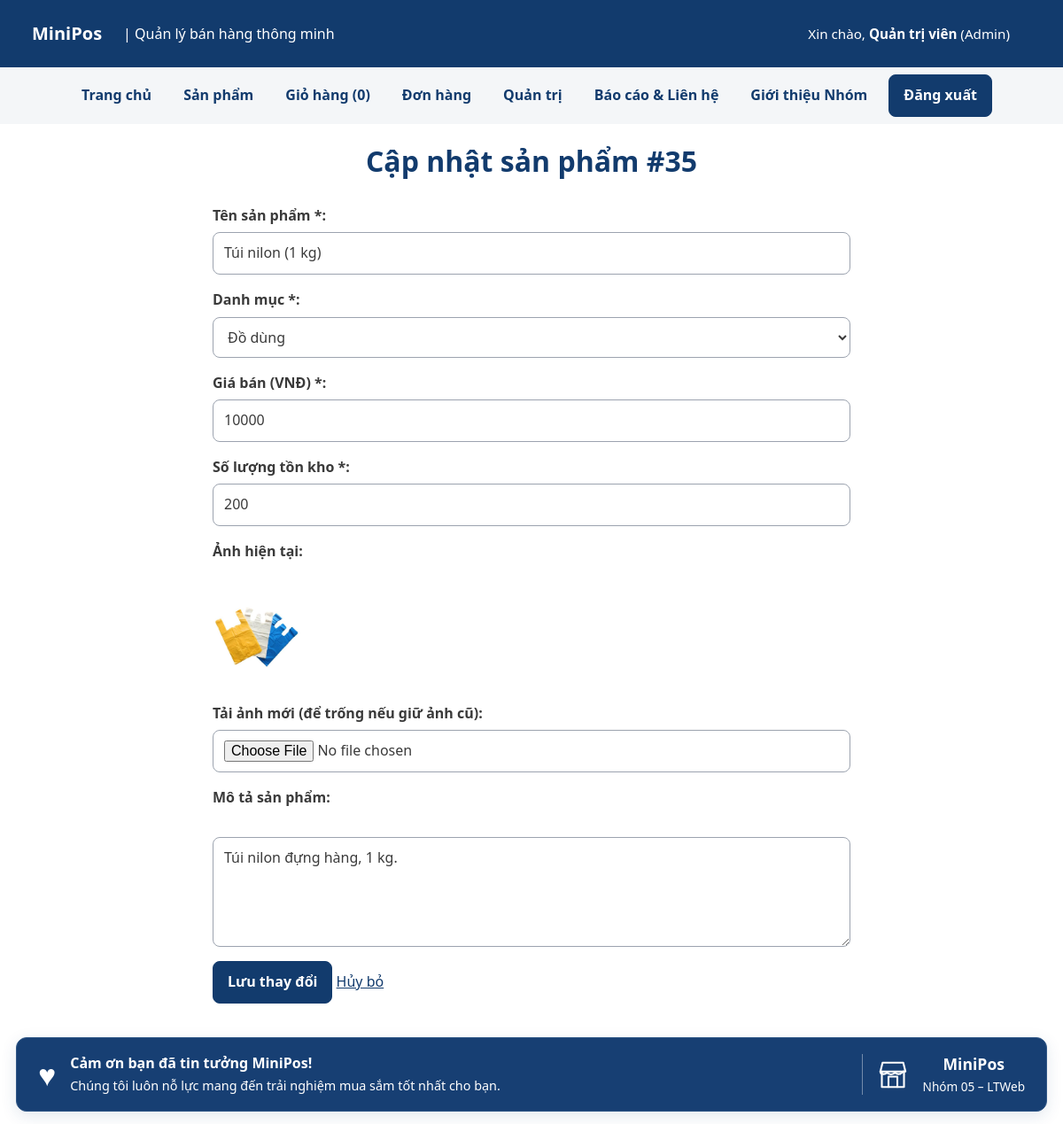
Page /sua-san-pham.php?id=35 (signed in) on the committed database.
### tables this page shows
CREATE TABLE nguoi_dung (
    id       INT UNSIGNED AUTO_INCREMENT PRIMARY KEY,
    email    VARCHAR(100) NOT NULL,
    ho_ten   VARCHAR(100) NOT NULL,
    mat_khau VARCHAR(255) NOT NULL,
    vai_tro  ENUM('quan_tri', 'nhan_vien') NOT NULL DEFAULT 'nhan_vien',
    ngay_tao DATETIME NOT NULL DEFAULT CURRENT_TIMESTAMP,
    UNIQUE KEY uq_nguoi_dung_email (email)
);

CREATE TABLE san_pham (
    id          INT UNSIGNED AUTO_INCREMENT PRIMARY KEY,
    danh_muc_id INT UNSIGNED NOT NULL,
    ten         VARCHAR(200) NOT NULL,
    gia         INT UNSIGNED NOT NULL CHECK (gia >= 1000),       
    ton_kho     INT UNSIGNED NOT NULL DEFAULT 0,
    anh         VARCHAR(255) NULL,                               
    mo_ta       TEXT NULL,
    ngay_tao    DATETIME NOT NULL DEFAULT CURRENT_TIMESTAMP,
    CONSTRAINT fk_san_pham_danh_muc
        FOREIGN KEY (danh_muc_id) REFERENCES danh_muc(id)
);

CREATE TABLE danh_muc (
    id   INT UNSIGNED AUTO_INCREMENT PRIMARY KEY,
    ten  VARCHAR(100) NOT NULL,
    slug VARCHAR(100) NOT NULL,
    UNIQUE KEY uq_danh_muc_slug (slug)
);

### inc/ham.php (called while the page is built, shortened)
<?php
function e(string|int|float|null $giaTri): string
{
    return htmlspecialchars(
        (string) $giaTri,
        ENT_QUOTES | ENT_SUBSTITUTE,
        'UTF-8'
    );
}

### inc/xac-thuc.php (called while the page is built, shortened)
<?php
function nguoiDung(): ?array
{
    $uid = $_SESSION['uid'] ?? null;
    static $user = null;
    if ($user === null) {
        $khoNguoiDung = new \App\Data\KhoNguoiDung(db());
        $user = $khoNguoiDung->timTheoId($uid);
    }
    return $user;
}
function yeuCauDangNhap(): array
{
    $user = nguoiDung();
    return $user;
}
function yeuCauQuyen(string $vaiTro): array
{
    $user = yeuCauDangNhap();
    return $user;
}

### inc/db.php (called while the page is built, shortened)
<?php
function db(): PDO
{
    static $pdo = null;
    if ($pdo === null) {
        $host = getenv('DB_HOST') ?: '127.0.0.1;port=3307';
        $ten  = getenv('DB_NAME') ?: 'ltweb_nhom05';
        $user = getenv('DB_USER') ?: 'sang';
        $pass = getenv('DB_PASS') !== false ? (string) getenv('DB_PASS') : '1';
        $pdo = new PDO(
            "mysql:host=$host;dbname=$ten;charset=utf8mb4",
            $user,
            $pass,
            [
                PDO::ATTR_ERRMODE            => PDO::ERRMODE_EXCEPTION,
                PDO::ATTR_DEFAULT_FETCH_MODE => PDO::FETCH_ASSOC,
                PDO::ATTR_EMULATE_PREPARES   => false,
            ]
        );
    }
    return $pdo;
}

### src/Data/KhoNguoiDung.php (called while the page is built, shortened)
<?php
final class KhoNguoiDung
{
    public function timTheoId(int $id): ?array
    {
        $st = $this->db->prepare(
            'SELECT id, email, ho_ten, vai_tro FROM nguoi_dung WHERE id = ?'
        );
        $st->execute([$id]);
        $dong = $st->fetch();
        return $dong ?: null;
    }
}

### src/Services/GioHang.php (called while the page is built, shortened)
<?php
final class GioHang
{
    public function demSoLuong(): int
    {
        return array_sum(
            array_map(
                'intval',
                $_SESSION[self::KHOA_SESSION]
            )
        );
    }
}

### src/Data/KhoSanPham.php (called while the page is built, shortened)
<?php
final class KhoSanPham
{
    public function timTheoId(int|string $id): ?SanPham
    {
        $so = $this->laySoNguyenDuong($id);
        $st = $this->db->prepare(self::SELECT . ' WHERE sp.id = ?');
        $st->execute([$so]);
        $dong = $st->fetch();
        return $dong ? SanPham::tuMang($dong) : null;
    }
    private function laySoNguyenDuong(int|string $id): ?int
    {
        $so = filter_var($id, FILTER_VALIDATE_INT, ['options' => ['min_range' => 1]]);
        return $so === false ? null : $so;
    }
}

### src/Models/SanPham.php (called while the page is built, shortened)
<?php
final class SanPham implements JsonSerializable
{
    public static function tuMang(array $d): self
    {
        return new self(
            (int) $d['id'],
            (string) $d['ten'],
            (int) $d['gia'],
            (string) ($d['danh_muc_ten'] ?? ''),
            (int) $d['ton_kho'],
            (string) ($d['anh'] ?? ''),
            (int) ($d['danh_muc_id'] ?? 0),
            (string) ($d['mo_ta'] ?? ''),
            (string) ($d['ngay_tao'] ?? '')
        );
    }
    public function getTen(): string
    {
        return $this->ten;
    }
    public function getGia(): int
    {
        return $this->gia;
    }
    public function getDanhMucId(): int
    {
        return $this->danhMucId;
    }
    public function getTonKho(): int
    {
        return $this->tonKho;
    }
    public function getAnh(): string
    {
        return $this->anh;
    }
    public function getMoTa(): string
    {
        return $this->moTa;
    }
}

### src/Data/KhoDanhMuc.php (called while the page is built, shortened)
<?php
final class KhoDanhMuc
{
    public function tatCa(): array
    {
        $st = $this->db->query(
            'SELECT dm.id, dm.ten, dm.slug, COUNT(sp.id) AS so_san_pham
               FROM danh_muc dm
          LEFT JOIN san_pham sp ON sp.danh_muc_id = dm.id
           GROUP BY dm.id, dm.ten, dm.slug
           ORDER BY dm.ten'
        );
        return $st->fetchAll();
    }
}

### sua-san-pham.php (the view, shortened to what this page needs)
<?php
yeuCauQuyen('quan_tri');
$spId = filter_var($_GET['id'] ?? null, FILTER_VALIDATE_INT);
$khoSanPham = new \App\Data\KhoSanPham(db());
$sanPham    = $khoSanPham->timTheoId($spId);
$khoDanhMuc  = new \App\Data\KhoDanhMuc(db());
$danhMucList = $khoDanhMuc->tatCa();
$old = [
    'ten'         => $sanPham->getTen(),
    'danh_muc_id' => (string) $sanPham->getDanhMucId(),
    'gia'         => (string) $sanPham->getGia(),
    'ton_kho'     => (string) $sanPham->getTonKho(),
    'mo_ta'       => $sanPham->getMoTa(),
];
require __DIR__ . '/inc/header.php';
?>
<main class="bao">
    <h1>Cập nhật sản phẩm #<?= e($spId) ?></h1>
    <form action="sua-san-pham.php?id=<?= e($spId) ?>" method="post" enctype="multipart/form-data" novalidate>
        <p>
            <label for="ten">Tên sản phẩm *:</label>
            <input type="text" id="ten" name="ten" value="<?= e($old['ten']) ?>" required>
        </p>
        <p>
            <label for="danh_muc_id">Danh mục *:</label>
            <select id="danh_muc_id" name="danh_muc_id" required>
                <?php foreach ($danhMucList as $dm): ?>
                    <option value="<?= e($dm['id']) ?>" <?= (string)$dm['id'] === $old['danh_muc_id'] ? 'selected' : '' ?>>
                        <?= e($dm['ten']) ?>
                    </option>
                <?php endforeach; ?>
            </select>
        </p>
        <p>
            <label for="gia">Giá bán (VNĐ) *:</label>
            <input type="number" id="gia" name="gia" min="1000" step="500" value="<?= e($old['gia']) ?>" required>
        </p>
        <p>
            <label for="ton_kho">Số lượng tồn kho *:</label>
            <input type="number" id="ton_kho" name="ton_kho" min="0" value="<?= e($old['ton_kho']) ?>" required>
        </p>
        <p>
            <label>Ảnh hiện tại:</label><br>
            <img src="<?= e($sanPham->getAnh() ?: 'images/MiniPOS.webp') ?>" width="100" alt="Ảnh hiện tại"><br>
            <label for="anh">Tải ảnh mới (để trống nếu giữ ảnh cũ):</label>
            <input type="file" id="anh" name="anh" accept="image/jpeg,image/png,image/webp">
        </p>
        <p>
            <label for="mo_ta">Mô tả sản phẩm:</label><br>
            <textarea id="mo_ta" name="mo_ta" rows="4" cols="50"><?= e($old['mo_ta']) ?></textarea>
        </p>
        <button type="submit">Lưu thay đổi</button>
        <a href="quan-tri.php">Hủy bỏ</a>
    </form>
</main>
<?php require __DIR__ . '/inc/footer.php'; ?>

### inc/header.php (shortened to what this page needs)
<?php
require_once __DIR__ . '/config.php';
$goc = isset($goc) && is_string($goc) ? $goc : '';
$trangHienTai = basename(
    is_string($_SERVER['SCRIPT_NAME'] ?? null)
        ? $_SERVER['SCRIPT_NAME']
        : 'index.php',
    '.php'
);
$soLuongGioHang = 0;
try {
    $khoSanPhamHeader = new \App\Data\KhoSanPham(db());
    $gioHangHeader = new \App\Services\GioHang($khoSanPhamHeader);
    $soLuongGioHang = $gioHangHeader->demSoLuong();
} catch (\Throwable $loi) {
    error_log('Không thể lấy số lượng giỏ hàng trên header: ' . $loi->getMessage());
}
$uHeader = nguoiDung();
$dangNhapHeader = ($uHeader !== null);
$menuHeader = [
    'index'     => 'Trang chủ',
    'danh-sach' => 'Sản phẩm',
    'gio-hang'  => 'Giỏ hàng',
];
if ($dangNhapHeader) {
    $menuHeader['don-hang'] = 'Đơn hàng';
    if (($uHeader['vai_tro'] ?? '') === 'quan_tri') {
        $menuHeader['quan-tri'] = 'Quản trị';
    }
}
$menuHeader['lien-he']    = 'Báo cáo & Liên hệ';
$menuHeader['gioi-thieu'] = 'Giới thiệu Nhóm';
?>
<!DOCTYPE html>
<html lang="vi">
<head>
    <link rel="stylesheet" href="<?= e($goc) ?>css/style.css">
</head>
<body>
    <header class="dau-trang">
        <strong>
            <a class="lien-ket-logo-minipos" href="<?= e($goc) ?>index.php">
                MiniPos
            </a>
        </strong>
        <span>| Quản lý bán hàng thông minh</span>
        <span class="thong-tin-nguoi-dung-header">
            <?php if ($dangNhapHeader): ?>
                Xin chào, <strong><?= e($uHeader['ho_ten']) ?></strong>
                (<?= $uHeader['vai_tro'] === 'quan_tri' ? 'Admin' : 'Nhân viên' ?>)
            <?php else: ?>
                Bạn đang xem với tư cách khách.
            <?php endif; ?>
        </span>
    </header>
    <nav aria-label="Menu chính">
        <ul id="menu-chinh">
            <?php foreach ($menuHeader as $tep => $nhan): ?>
                <?php $dangXemMuc = $trangHienTai === $tep || ($tep === 'danh-sach' && $trangHienTai === 'chi-tiet'); ?>
                <li>
                    <a href="<?= e($goc . $tep . '.php') ?>" <?= $dangXemMuc ? 'aria-current="page"' : '' ?>>
                        <?= e($nhan) ?>
                        <?php if ($tep === 'gio-hang'): ?>
                            (<span data-so-luong-gio-hang aria-live="polite"><?= e($soLuongGioHang) ?></span>)
                        <?php endif; ?>
                    </a>
                </li>
            <?php endforeach; ?>
            <li class="muc-tai-khoan-header">
                <?php if ($dangNhapHeader): ?>
                    <form method="post" action="<?= e($goc) ?>dang-xuat.php" class="form-dang-xuat-header">
                        <button type="submit">Đăng xuất</button>
                    </form>
                <?php else: ?>
                    <a href="<?= e($goc) ?>dang-nhap.php" <?= $trangHienTai === 'dang-nhap' ? 'aria-current="page"' : '' ?>>
                        Đăng nhập
                    </a>
                <?php endif; ?>
            </li>
        </ul>
    </nav>

### rows in the picture
nguoi_dung: ho_ten "Quản trị viên"
san_pham: ten "Túi nilon (1 kg)", danh_muc_id "Đồ dùng", gia "10000", ton_kho "200", anh (picture), mo_ta "Túi nilon đựng hàng, 1 kg."

### other values in the picture
$nhan "Trang chủ"
$nhan "Sản phẩm"
$nhan "Giỏ hàng"
$nhan "Đơn hàng"
$nhan "Quản trị"
$nhan "Báo cáo & Liên hệ"
$nhan "Giới thiệu Nhóm"
$spId "35"
